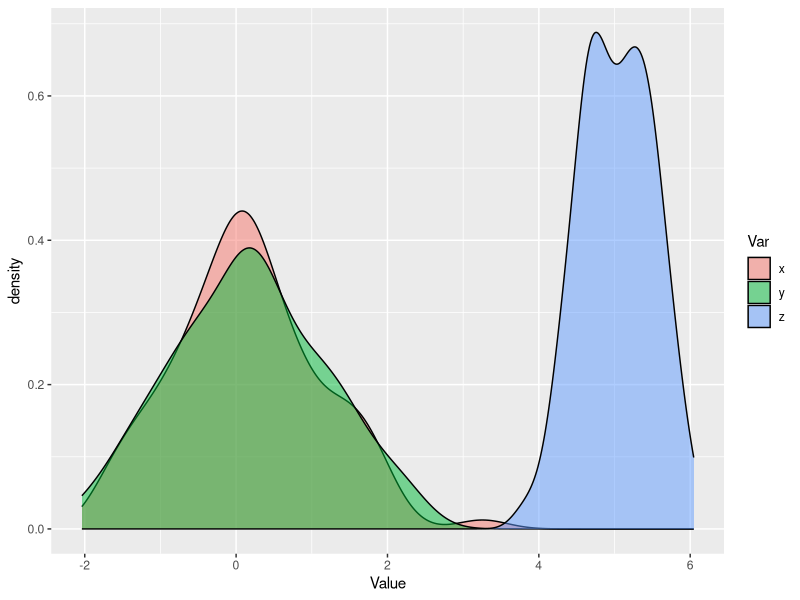
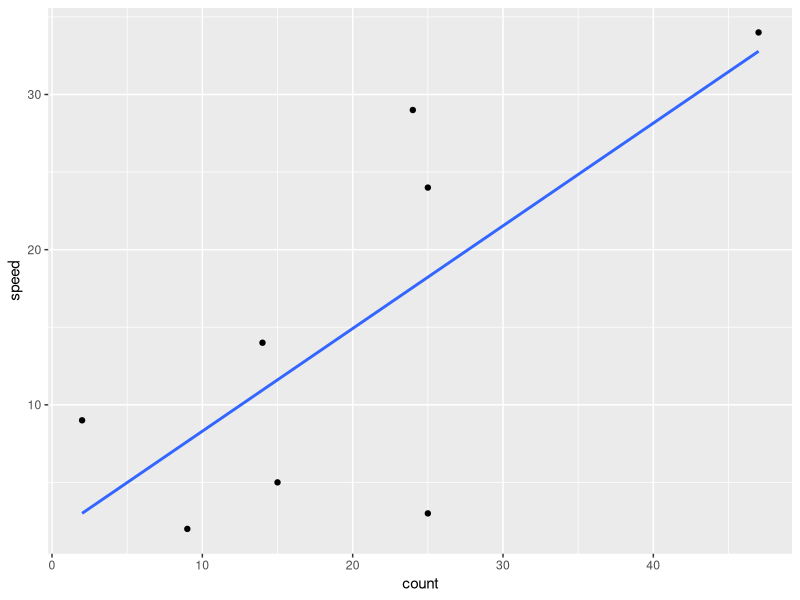
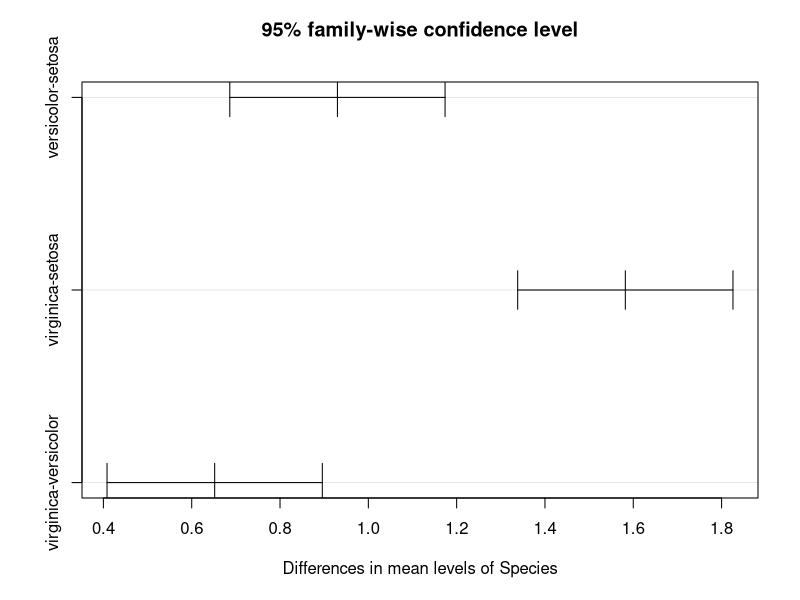

Reproduce these figures in R, in order.
# Hypothesis testing

library(tidyverse)

# T-Test ####

# make 3 fake variables with random values from normal distributions
x <- rnorm(100)
y <- rnorm(100)
z <- rnorm(100,5,.5)

# build a plottable data frame
df <-  data.frame(x,y,z)

df <- pivot_longer(df,1:3, values_to = "Value",names_to = "Var")


# plot density (shape of distribution)
ggplot(df,aes(x=Value,fill=Var)) +
  geom_density(alpha=.5)

# t-tests to determine whether the samples likely came from the same distributions
t.test(x,y)
t.test(x,z)
t.test(y,z)


# correlation between 2 variables ####

count <- c(9,25,15,2,14,25,24,47)
speed <-  c(2,3,5,9,14,24,29,34)

ggplot(mapping = aes(x=count,y=speed)) +
  geom_point() +
  geom_smooth(method = "lm",se=FALSE)

# correlation coefficients
cor(count, speed)
cor(count, speed, method = 'spearman')

# test for significance
cor.test(count,speed)




# ANOVA ####

data("iris")

# 1-way anova
mod.aov <- aov(data=iris, Sepal.Length ~ Species)
summary(mod.aov)

#ANCOVA
mod.acv <- aov(data = iris, Sepal.Length ~ Species + Petal.Length)
summary(mod.acv)


# compare two models
anova(mod.aov,mod.acv)


# Multiple comparisons ####

TukeyHSD(mod.aov)
plot(TukeyHSD(mod.aov))

